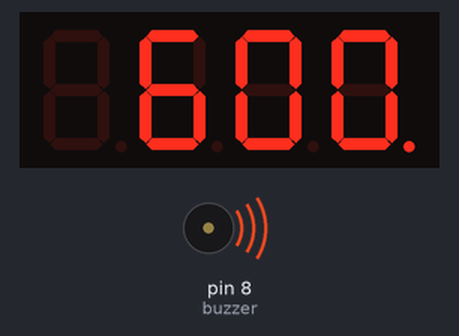
A sketch run on a simulated Arduino Mega 2560, built with avr-gcc and run on an emulated ATmega2560. On the bench: 4-digit seven-segment display, buzzer (waves = sounding, pin HIGH).

Above: at 1.1 s.
At 11.1 s:
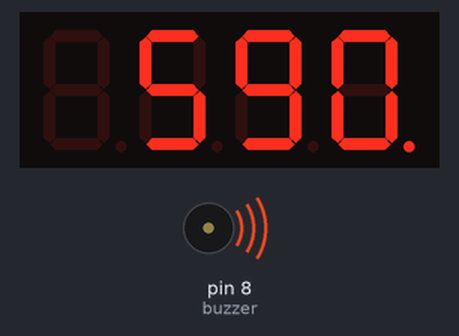
At 20.1 s:
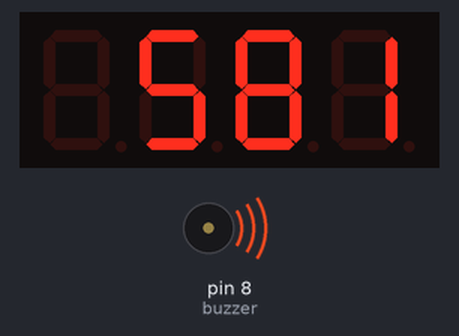
At 39.9 s:
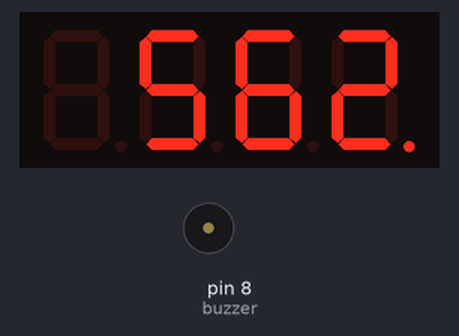
Timing chart, 0 to 40.0 s (numbered marks = the images above):
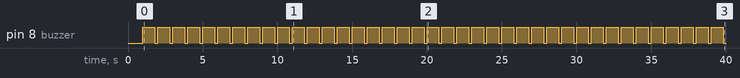

Measured:
- by itself, pin 8 (buzzer): alternates HIGH for 0.80 s and LOW for 0.20 s
- what the display in image 0 shows lasts 1.0 s, from 1.0 s to 2.0 s

The sketch:

timer.ino
```cpp
#include "SevSeg.h"
SevSeg sevseg;

#define totalCount 600
int counter = totalCount;

int buzzer = 8;

#define delayTime 1000

void setup()
{
  pinMode(buzzer, OUTPUT);

  byte numDigits = 4;

  byte digitPins[] = {50, 51, 52, 53};
  byte segmentPins[] = {42, 43, 44, 45, 46, 47, 48, 49};

  bool resistorsOnSegments = false;

  byte hardwareConfig = COMMON_CATHODE;

  sevseg.begin(hardwareConfig, numDigits, digitPins, segmentPins, resistorsOnSegments);

  sevseg.setBrightness(30);

  sevseg.blank();
}

void loop() {
  static unsigned long timer = millis();
  static unsigned long buzzerTimer = 0;
  static bool buzzerOn = false;
  static bool countOn = true;

  if (millis() - timer >= delayTime) {
    if(counter % 2 == 0) {
      sevseg.setNumber(counter, 0);
    } else {
      sevseg.setNumber(counter, -1);
    }

    digitalWrite(buzzer, HIGH);
    buzzerTimer = millis();
    buzzerOn = true;

    if(counter > 0) {
      counter--;
    } else {
      countOn = false;
    }

    timer = millis();
  }

  if (buzzerOn && millis() - buzzerTimer >= 800 && countOn == true) {
    digitalWrite(buzzer, LOW);
    buzzerOn = false;
  }

  sevseg.refreshDisplay();
}
```
